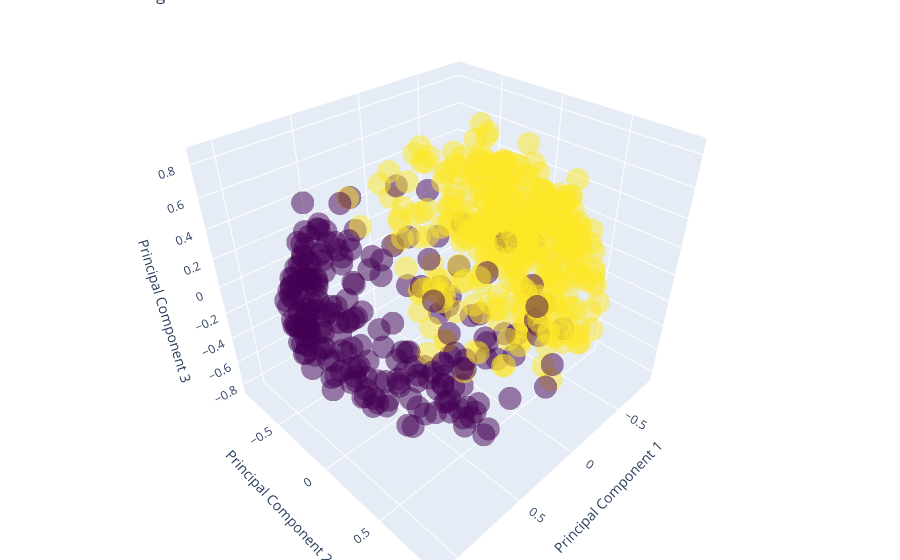

The notebook cell saved with this chart:
### Code cell
import plotly.graph_objects as go
from sklearn.decomposition import PCA

cluster_assignments = np.array([som.winner(x) for x in data_normalized]).T

# Visualize clusters using PCA for dimensionality reduction
pca = PCA(n_components=3)  # Use 3 principal components for 3D visualization
X_pca = pca.fit_transform(data_normalized)

# Create a 3D scatter plot using Plotly
fig = go.Figure()

fig.add_trace(go.Scatter3d(
    x=X_pca[:, 0],
    y=X_pca[:, 1],
    z=X_pca[:, 2],
    mode='markers',
    marker=dict(color=cluster_assignments[0], colorscale='viridis', opacity=0.5),
    text='Cluster Assignments'
))

fig.update_layout(scene=dict(
                    xaxis_title='Principal Component 1',
                    yaxis_title='Principal Component 2',
                    zaxis_title='Principal Component 3'),
                  title='SOM Clustering 3D Visualization',
                  margin=dict(l=0, r=0, b=0, t=0))

fig.show()

### Figure 1 — Plotly figure (JSON) as saved in the notebook; plotly's stock layout.template omitted (floating-point values rounded to 4 significant figures; data arrays with more than 128 entries replaced by an {"elided": "..."} marker saying what was removed)
{"data": [{"marker": {"color": {"elided": "569 int values"}, "colorscale": [[0, "#440154"], [0.1111, "#482878"], [0.2222, "#3e4989"], [0.3333, "#31688e"], [0.4444, "#26828e"], [0.5556, "#1f9e89"], [0.6667, "#35b779"], [0.7778, "#6ece58"], [0.8889, "#b5de2b"], [1, "#fde725"]], "opacity": 0.5}, "mode": "markers", "text": "Cluster Assignments", "type": "scatter3d", "x": {"elided": "569 float values"}, "y": {"elided": "569 float values"}, "z": {"elided": "569 float values"}}], "layout": {"margin": {"b": 0, "l": 0, "r": 0, "t": 0}, "scene": {"xaxis": {"title": {"text": "Principal Component 1"}}, "yaxis": {"title": {"text": "Principal Component 2"}}, "zaxis": {"title": {"text": "Principal Component 3"}}}, "title": {"text": "SOM Clustering 3D Visualization"}}}
